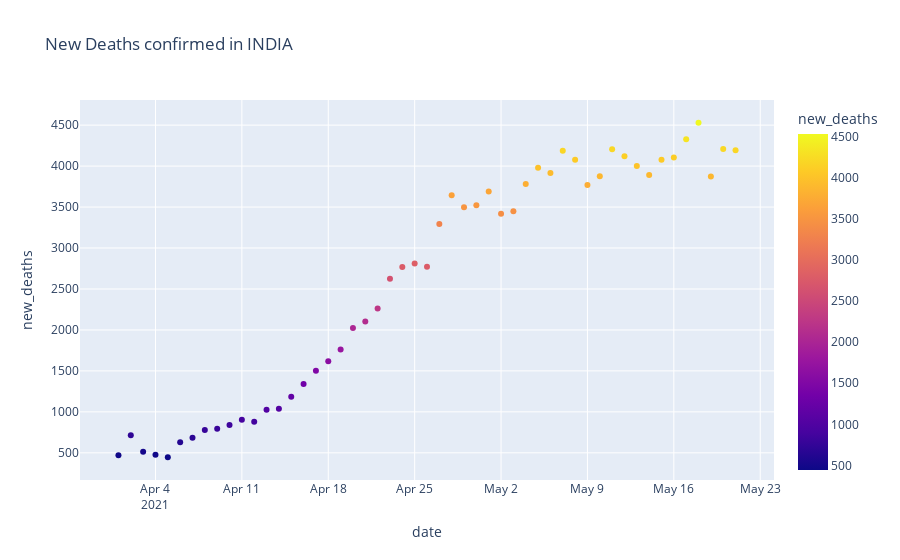
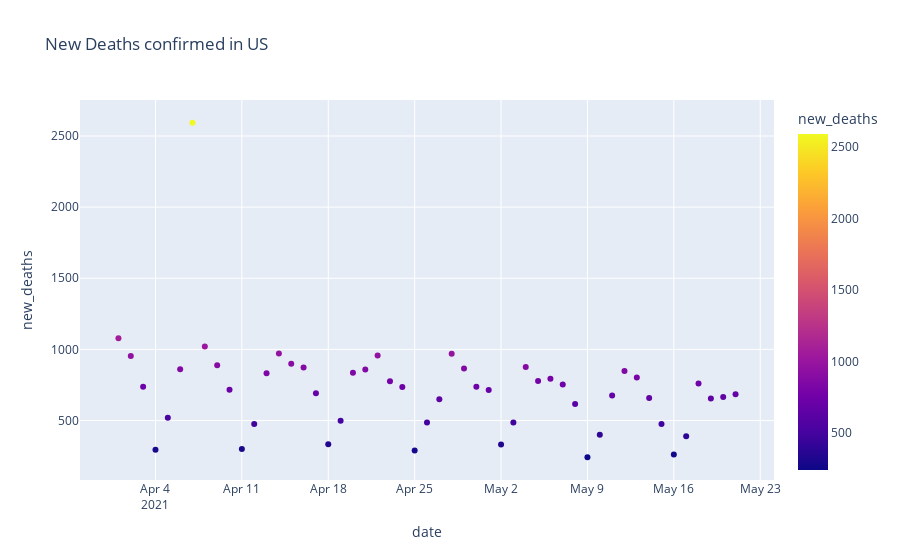
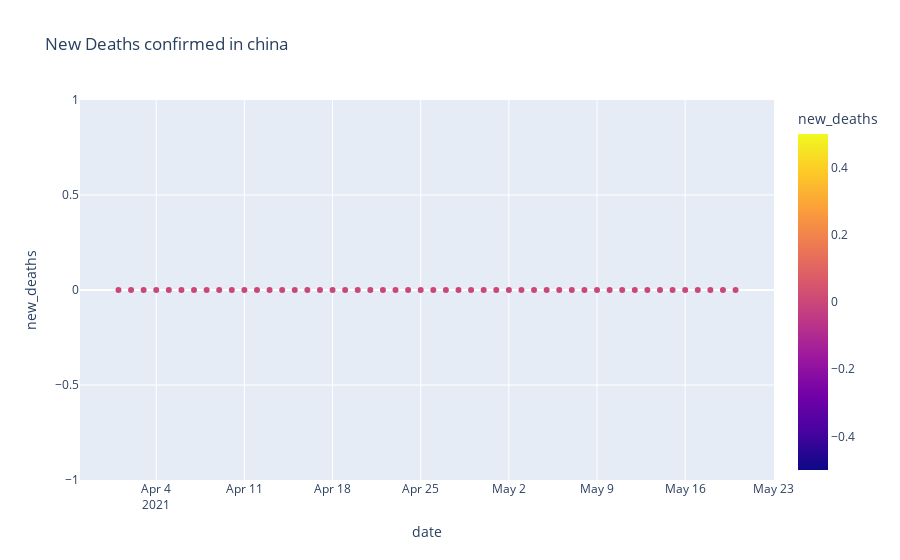

Notebook code cell kept with these figures, in order:
### Code cell
fig=px.scatter(df_India,x="date",y="new_deaths",color='new_deaths',title='New Deaths confirmed in INDIA')
fig.show()
fig=px.scatter(df_US,x="date",y="new_deaths",color='new_deaths',title='New Deaths confirmed in US')
fig.show()
fig=px.scatter(df_china,x="date",y="new_deaths",color='new_deaths',title='New Deaths confirmed in china')
fig.show()
fig=px.scatter(df_brazil,x="date",y="new_deaths",color='new_deaths',title='New Deaths confirmed in Brazil')
fig.show()

### Figure 1 — Plotly figure (JSON) as saved in the notebook; plotly's stock layout.template omitted (floating-point values rounded to 4 significant figures)
{"data": [{"hovertemplate": "date=%{x}<br>new_deaths=%{marker.color}<extra></extra>", "legendgroup": "", "marker": {"color": [469, 714, 513, 478, 446, 630, 685, 780, 794, 839, 904, 879, 1027, 1038, 1185, 1341, 1501, 1619, 1761, 2023, 2104, 2263, 2624, 2767, 2812, 2771, 3293, 3645, 3498, 3523, 3689, 3417, 3449, 3780, 3980, 3915, 4187, 4077, 3769, 3876, 4205, 4120, 4000, 3890, 4077, 4106, 4329, 4529, 3874, 4209, 4194], "coloraxis": "coloraxis", "symbol": "circle"}, "mode": "markers", "name": "", "orientation": "v", "showlegend": false, "type": "scatter", "x": ["2021-04-01", "2021-04-02", "2021-04-03", "2021-04-04", "2021-04-05", "2021-04-06", "2021-04-07", "2021-04-08", "2021-04-09", "2021-04-10", "2021-04-11", "2021-04-12", "2021-04-13", "2021-04-14", "2021-04-15", "2021-04-16", "2021-04-17", "2021-04-18", "2021-04-19", "2021-04-20", "2021-04-21", "2021-04-22", "2021-04-23", "2021-04-24", "2021-04-25", "2021-04-26", "2021-04-27", "2021-04-28", "2021-04-29", "2021-04-30", "2021-05-01", "2021-05-02", "2021-05-03", "2021-05-04", "2021-05-05", "2021-05-06", "2021-05-07", "2021-05-08", "2021-05-09", "2021-05-10", "2021-05-11", "2021-05-12", "2021-05-13", "2021-05-14", "2021-05-15", "2021-05-16", "2021-05-17", "2021-05-18", "2021-05-19", "2021-05-20", "2021-05-21"], "xaxis": "x", "y": [469, 714, 513, 478, 446, 630, 685, 780, 794, 839, 904, 879, 1027, 1038, 1185, 1341, 1501, 1619, 1761, 2023, 2104, 2263, 2624, 2767, 2812, 2771, 3293, 3645, 3498, 3523, 3689, 3417, 3449, 3780, 3980, 3915, 4187, 4077, 3769, 3876, 4205, 4120, 4000, 3890, 4077, 4106, 4329, 4529, 3874, 4209, 4194], "yaxis": "y"}], "layout": {"coloraxis": {"colorbar": {"title": {"text": "new_deaths"}}, "colorscale": [[0, "#0d0887"], [0.1111, "#46039f"], [0.2222, "#7201a8"], [0.3333, "#9c179e"], [0.4444, "#bd3786"], [0.5556, "#d8576b"], [0.6667, "#ed7953"], [0.7778, "#fb9f3a"], [0.8889, "#fdca26"], [1, "#f0f921"]]}, "legend": {"tracegroupgap": 0}, "title": {"text": "New Deaths confirmed in INDIA"}, "xaxis": {"anchor": "y", "domain": [0, 1], "title": {"text": "date"}}, "yaxis": {"anchor": "x", "domain": [0, 1], "title": {"text": "new_deaths"}}}}

### Figure 2 — Plotly figure (JSON) as saved in the notebook; plotly's stock layout.template omitted (floating-point values rounded to 4 significant figures)
{"data": [{"hovertemplate": "date=%{x}<br>new_deaths=%{marker.color}<extra></extra>", "legendgroup": "", "marker": {"color": [1078, 953, 737, 294, 519, 861, 2593, 1021, 889, 716, 300, 476, 832, 972, 899, 872, 692, 333, 499, 836, 859, 958, 777, 735, 289, 487, 650, 969, 865, 738, 715, 332, 486, 876, 778, 793, 754, 617, 242, 400, 676, 849, 802, 658, 476, 262, 389, 760, 655, 665, 684], "coloraxis": "coloraxis", "symbol": "circle"}, "mode": "markers", "name": "", "orientation": "v", "showlegend": false, "type": "scatter", "x": ["2021-04-01", "2021-04-02", "2021-04-03", "2021-04-04", "2021-04-05", "2021-04-06", "2021-04-07", "2021-04-08", "2021-04-09", "2021-04-10", "2021-04-11", "2021-04-12", "2021-04-13", "2021-04-14", "2021-04-15", "2021-04-16", "2021-04-17", "2021-04-18", "2021-04-19", "2021-04-20", "2021-04-21", "2021-04-22", "2021-04-23", "2021-04-24", "2021-04-25", "2021-04-26", "2021-04-27", "2021-04-28", "2021-04-29", "2021-04-30", "2021-05-01", "2021-05-02", "2021-05-03", "2021-05-04", "2021-05-05", "2021-05-06", "2021-05-07", "2021-05-08", "2021-05-09", "2021-05-10", "2021-05-11", "2021-05-12", "2021-05-13", "2021-05-14", "2021-05-15", "2021-05-16", "2021-05-17", "2021-05-18", "2021-05-19", "2021-05-20", "2021-05-21"], "xaxis": "x", "y": [1078, 953, 737, 294, 519, 861, 2593, 1021, 889, 716, 300, 476, 832, 972, 899, 872, 692, 333, 499, 836, 859, 958, 777, 735, 289, 487, 650, 969, 865, 738, 715, 332, 486, 876, 778, 793, 754, 617, 242, 400, 676, 849, 802, 658, 476, 262, 389, 760, 655, 665, 684], "yaxis": "y"}], "layout": {"coloraxis": {"colorbar": {"title": {"text": "new_deaths"}}, "colorscale": [[0, "#0d0887"], [0.1111, "#46039f"], [0.2222, "#7201a8"], [0.3333, "#9c179e"], [0.4444, "#bd3786"], [0.5556, "#d8576b"], [0.6667, "#ed7953"], [0.7778, "#fb9f3a"], [0.8889, "#fdca26"], [1, "#f0f921"]]}, "legend": {"tracegroupgap": 0}, "title": {"text": "New Deaths confirmed in US"}, "xaxis": {"anchor": "y", "domain": [0, 1], "title": {"text": "date"}}, "yaxis": {"anchor": "x", "domain": [0, 1], "title": {"text": "new_deaths"}}}}

### Figure 3 — Plotly figure (JSON) as saved in the notebook; plotly's stock layout.template omitted (floating-point values rounded to 4 significant figures)
{"data": [{"hovertemplate": "date=%{x}<br>new_deaths=%{marker.color}<extra></extra>", "legendgroup": "", "marker": {"color": [0, 0, 0, 0, 0, 0, 0, 0, 0, 0, 0, 0, 0, 0, 0, 0, 0, 0, 0, 0, 0, 0, 0, 0, 0, 0, 0, 0, 0, 0, 0, 0, 0, 0, 0, 0, 0, 0, 0, 0, 0, 0, 0, 0, 0, 0, 0, 0, 0, 0], "coloraxis": "coloraxis", "symbol": "circle"}, "mode": "markers", "name": "", "orientation": "v", "showlegend": false, "type": "scatter", "x": ["2021-04-01", "2021-04-02", "2021-04-03", "2021-04-04", "2021-04-05", "2021-04-06", "2021-04-07", "2021-04-08", "2021-04-09", "2021-04-10", "2021-04-11", "2021-04-12", "2021-04-13", "2021-04-14", "2021-04-15", "2021-04-16", "2021-04-17", "2021-04-18", "2021-04-19", "2021-04-20", "2021-04-21", "2021-04-22", "2021-04-23", "2021-04-24", "2021-04-25", "2021-04-26", "2021-04-27", "2021-04-28", "2021-04-29", "2021-04-30", "2021-05-01", "2021-05-02", "2021-05-03", "2021-05-04", "2021-05-05", "2021-05-06", "2021-05-07", "2021-05-08", "2021-05-09", "2021-05-10", "2021-05-11", "2021-05-12", "2021-05-13", "2021-05-14", "2021-05-15", "2021-05-16", "2021-05-17", "2021-05-18", "2021-05-19", "2021-05-20"], "xaxis": "x", "y": [0, 0, 0, 0, 0, 0, 0, 0, 0, 0, 0, 0, 0, 0, 0, 0, 0, 0, 0, 0, 0, 0, 0, 0, 0, 0, 0, 0, 0, 0, 0, 0, 0, 0, 0, 0, 0, 0, 0, 0, 0, 0, 0, 0, 0, 0, 0, 0, 0, 0], "yaxis": "y"}], "layout": {"coloraxis": {"colorbar": {"title": {"text": "new_deaths"}}, "colorscale": [[0, "#0d0887"], [0.1111, "#46039f"], [0.2222, "#7201a8"], [0.3333, "#9c179e"], [0.4444, "#bd3786"], [0.5556, "#d8576b"], [0.6667, "#ed7953"], [0.7778, "#fb9f3a"], [0.8889, "#fdca26"], [1, "#f0f921"]]}, "legend": {"tracegroupgap": 0}, "title": {"text": "New Deaths confirmed in china"}, "xaxis": {"anchor": "y", "domain": [0, 1], "title": {"text": "date"}}, "yaxis": {"anchor": "x", "domain": [0, 1], "title": {"text": "new_deaths"}}}}
